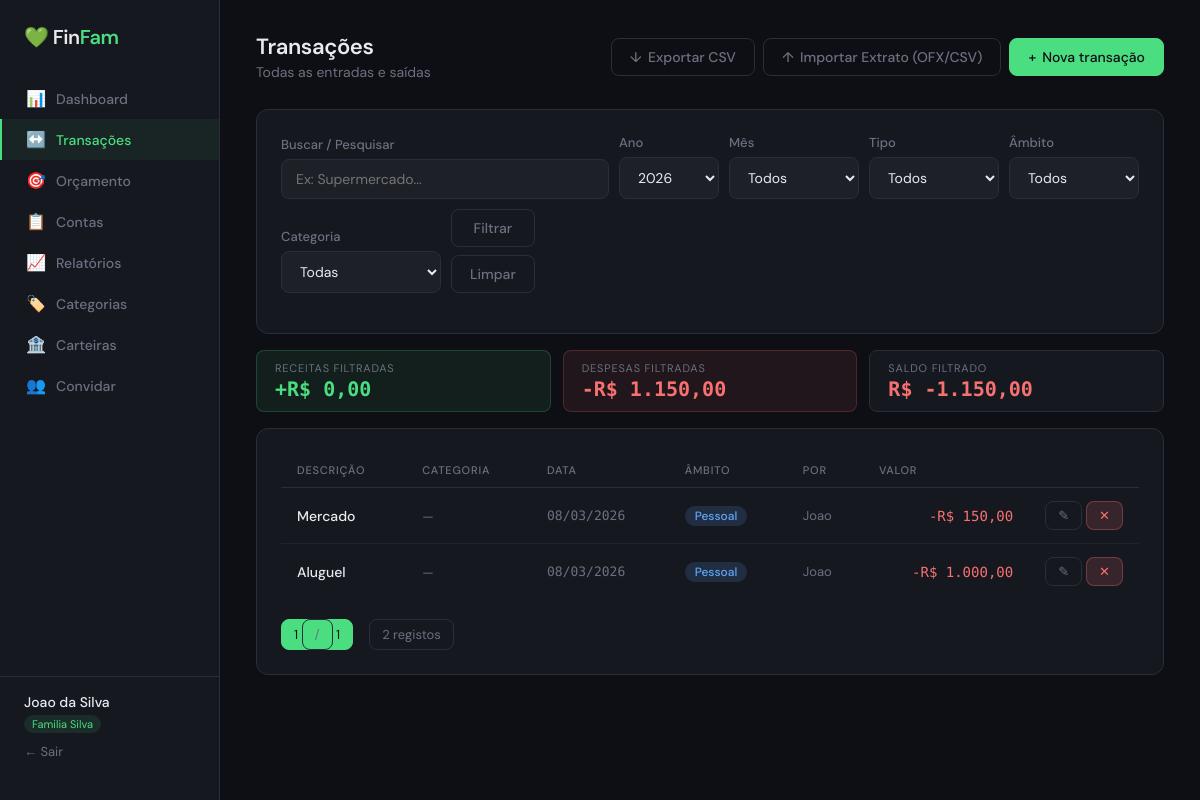
Screenshot of /transactions (signed in) with the database file from the repository.
### app/models.py (models this page shows, shortened)
class User(UserMixin, db.Model):
    __tablename__ = 'users'
    id = db.Column(db.Integer, primary_key=True)
    name = db.Column(db.String(100), nullable=False)
    email = db.Column(db.String(150), unique=True, nullable=False)
    password_hash = db.Column(db.String(256), nullable=False)
    role = db.Column(db.String(10), default='member')  # 'admin' or 'member'
    family_id = db.Column(db.Integer, db.ForeignKey('families.id'), nullable=True)
    created_at = db.Column(db.DateTime, default=datetime.utcnow)
    family = db.relationship('Family', back_populates='members')
    transactions = db.relationship('Transaction', back_populates='user')
    bills = db.relationship('Bill', back_populates='user')
    @property
    def is_admin(self):
        return self.role == 'admin'

class Family(db.Model):
    __tablename__ = 'families'
    id = db.Column(db.Integer, primary_key=True)
    name = db.Column(db.String(100), nullable=False)
    invite_token = db.Column(db.String(64), unique=True, default=lambda: secrets.token_urlsafe(32))
    created_at = db.Column(db.DateTime, default=datetime.utcnow)
    members = db.relationship('User', back_populates='family')
    categories = db.relationship('Category', back_populates='family')
    transactions = db.relationship('Transaction', back_populates='family')
    budgets = db.relationship('Budget', back_populates='family')
    bills = db.relationship('Bill', back_populates='family')
    bank_accounts = db.relationship('BankAccount', back_populates='family')

class Transaction(db.Model):
    __tablename__ = 'transactions'
    id = db.Column(db.Integer, primary_key=True)
    description = db.Column(db.String(200), nullable=False)
    amount = db.Column(db.Float, nullable=False)
    type = db.Column(db.String(10), nullable=False)  # 'income' or 'expense'
    scope = db.Column(db.String(10), default='personal')  # 'personal' or 'family'
    date = db.Column(db.Date, default=date.today)
    created_at = db.Column(db.DateTime, default=datetime.utcnow)
    user_id = db.Column(db.Integer, db.ForeignKey('users.id'), nullable=False)
    family_id = db.Column(db.Integer, db.ForeignKey('families.id'), nullable=False)
    category_id = db.Column(db.Integer, db.ForeignKey('categories.id'), nullable=True)
    account_id = db.Column(db.Integer, db.ForeignKey('bank_accounts.id'), nullable=True)
    user = db.relationship('User', back_populates='transactions')
    family = db.relationship('Family', back_populates='transactions')
    category = db.relationship('Category', back_populates='transactions')
    account = db.relationship('BankAccount', back_populates='transactions')

### app/routes/transactions.py (the view)
@transactions_bp.route('/transactions')
@login_required
def index():
    family_id = current_user.family_id
    page = request.args.get('page', 1, type=int)
    q_filter = request.args.get('q', '').strip()
    type_filter = request.args.get('type', '')
    scope_filter = request.args.get('scope', '')
    category_filter = request.args.get('category', '')
    month_filter = request.args.get('month', '')
    year_filter = request.args.get('year', str(date.today().year))
    q = _base_query(family_id)
    q = _apply_filters(q, q_filter, type_filter, scope_filter, category_filter, month_filter, year_filter)
    transactions = q.order_by(Transaction.date.desc()).paginate(page=page, per_page=20)
    categories = Category.query.filter_by(family_id=family_id).all()
    all_filtered = _apply_filters(_base_query(family_id), q_filter, type_filter, scope_filter, category_filter, month_filter, year_filter).all()
    total_income = sum(t.amount for t in all_filtered if t.type == 'income')
    total_expense = sum(t.amount for t in all_filtered if t.type == 'expense')
    return render_template('transactions/index.html',
        transactions=transactions, categories=categories,
        q_filter=q_filter, type_filter=type_filter, scope_filter=scope_filter,
        category_filter=category_filter, month_filter=month_filter,
        year_filter=year_filter,
        total_income=total_income, total_expense=total_expense,
        years=list(range(date.today().year, date.today().year - 4, -1))
    )

### app/__init__.py (called while the page is built)
def brl(value):
    try:
        v = float(value)
        formatted = f"{abs(v):,.2f}".replace(',', 'X').replace('.', ',').replace('X', '.')
        sign = '-' if v < 0 else ''
        return f"R$ {sign}{formatted}"
    except (TypeError, ValueError):
        return "R$ 0,00"

### app/routes/transactions.py (called while the page is built)
def _base_query(family_id):
    return Transaction.query.filter_by(family_id=family_id)

def _apply_filters(q, search_q, type_filter, scope_filter, category_filter, month_filter, year_filter):
    from sqlalchemy import extract
    if search_q:
        q = q.filter(Transaction.description.ilike(f'%{search_q}%'))
    if type_filter:
        q = q.filter_by(type=type_filter)
    if scope_filter:
        q = q.filter_by(scope=scope_filter)
    if category_filter:
        q = q.filter_by(category_id=int(category_filter))
    if month_filter:
        q = q.filter(extract('month', Transaction.date) == int(month_filter))
    if year_filter:
        q = q.filter(extract('year', Transaction.date) == int(year_filter))
    return q

### app/templates/transactions/index.html (shortened to what this page needs)
{% extends 'base.html' %}
{% block content %}
<div class="page-header">
  <div>
    <h1 class="page-title">Transações</h1>
    <div class="page-subtitle">Todas as entradas e saídas</div>
  </div>
  <div class="flex gap-2">
    <a href="{{ url_for('transactions.export_csv', type=type_filter, scope=scope_filter, category=category_filter, month=month_filter, year=year_filter) }}"
      class="btn btn-ghost">
      <span aria-hidden="true">↓</span> Exportar CSV
    </a>
    <a href="{{ url_for('transactions.import_ofx') }}" class="btn btn-ghost">
      <span aria-hidden="true">↑</span> Importar Extrato (OFX/CSV)
    </a>
    <a href="{{ url_for('transactions.new') }}" class="btn btn-primary">
      <span aria-hidden="true">+</span> Nova transação
    </a>
  </div>
</div>
<section class="card mb-4" aria-label="Filtros de transação">
  <form method="GET" class="form-filters" hx-get="{{ request.path }}" hx-target="#content-container"
    hx-select="#content-container" hx-push-url="true" hx-trigger="change">
    <div class="form-group flex-col mb-0" style="flex: 2; min-width: 200px;">
      <label for="filter-q" class="form-label">Buscar / Pesquisar</label>
      <input type="search" id="filter-q" name="q" class="form-control" placeholder="Ex: Supermercado..."
        value="{{ q_filter or '' }}" hx-get="{{ request.path }}" hx-target="#content-container"
        hx-select="#content-container" hx-trigger="keyup changed delay:500ms" hx-push-url="true">
    </div>
    <div class="form-group flex-col mb-0">
      <label for="filter-year" class="form-label">Ano</label>
      <select id="filter-year" name="year" class="form-control w-sm">
        {% for y in years %}
        <option value="{{ y }}" {% if year_filter==y|string %}selected{% endif %}>{{ y }}</option>
        {% endfor %}
      </select>
    </div>
    <div class="form-group flex-col mb-0">
      <label for="filter-month" class="form-label">Mês</label>
      <select id="filter-month" name="month" class="form-control w-md">
        <option value="">Todos</option>
      </select>
    </div>
    <div class="form-group flex-col mb-0">
      <label for="filter-type" class="form-label">Tipo</label>
      <select id="filter-type" name="type" class="form-control w-md">
        <option value="" {% if not type_filter %}selected{% endif %}>Todos</option>
      </select>
    </div>
    <div class="form-group flex-col mb-0">
      <label for="filter-scope" class="form-label">Âmbito</label>
      <select id="filter-scope" name="scope" class="form-control w-md">
        <option value="" {% if not scope_filter %}selected{% endif %}>Todos</option>
      </select>
    </div>
    <div class="form-group flex-col mb-0">
      <label for="filter-category" class="form-label">Categoria</label>
      <select id="filter-category" name="category" class="form-control w-lg">
        <option value="">Todas</option>
      </select>
    </div>
    <div class="form-group flex-row mb-0 gap-2">
      <button type="submit" class="btn btn-ghost">Filtrar</button>
      <a href="{{ url_for('transactions.index') }}" class="btn btn-ghost" hx-get="{{ url_for('transactions.index') }}"
        hx-target="#content-container" hx-select="#content-container" hx-push-url="true">Limpar</a>
    </div>
  </form>
</section>
<section class="totals-bar" aria-label="Resumo">
  <div class="total-card total-card-income">
    <div class="total-label">Receitas filtradas</div>
    <div class="mono total-value text-income">+{{ total_income|brl }}</div>
  </div>
  <div class="total-card total-card-expense">
    <div class="total-label">Despesas filtradas</div>
    <div class="mono total-value text-expense">-{{ total_expense|brl }}</div>
  </div>
  <div class="total-card total-card-balance">
    <div class="total-label">Saldo filtrado</div>
    {% set bal = total_income - total_expense %}
    <div class="mono total-value {% if bal >= 0 %}text-income{% else %}text-expense{% endif %}">{{ bal|brl }}</div>
  </div>
</section>
<section class="card" aria-label="Lista de transações">
  {% if transactions.items %}
  <div class="table-responsive">
    <table class="table">
      <thead>
        <tr>
          <th scope="col">Descrição</th>
          <th scope="col">Categoria</th>
          <th scope="col">Data</th>
          <th scope="col">Âmbito</th>
          <th scope="col">Por</th>
          <th scope="col" class="text-right">Valor</th>
          <th scope="col" style="width:90px;">
          </th>
        </tr>
      </thead>
      <tbody>
        {% for t in transactions.items %}
        <tr>
          <td class="font-medium">{{ t.description }}</td>
          <td>
            {% if t.category %}
            <span class="flex items-center gap-1 text-sm text-muted">
              <span
                style="width:8px;height:8px;border-radius:50%;background:{{ t.category.color }};display:inline-block;"
                aria-hidden="true"></span>
              <span aria-hidden="true">{{ t.category.icon }}</span> {{ t.category.name }}
            </span>
            {% else %}<span class="text-muted text-sm">—</span>{% endif %}
          </td>
          <td class="mono text-sm text-muted">{{ t.date.strftime('%d/%m/%Y') }}</td>
          <td><span class="badge badge-{{ t.scope }}">{{ 'Pessoal' if t.scope == 'personal' else '👨‍👩‍👧 Família'
              }}</span></td>
          <td class="text-sm text-muted">{{ t.user.name.split()[0] }}</td>
          <td class="text-right">
            <span class="amount-{{ t.type }}">{{ '+' if t.type == 'income' else '-' }}{{ t.amount|brl }}</span>
          </td>
          <td>
            <div class="flex gap-1 justify-between text-right">
              <a href="{{ url_for('transactions.edit', id=t.id) }}" class="btn btn-ghost btn-sm"
                aria-label="Editar transação">✎</a>
              <form method="POST" action="{{ url_for('transactions.delete', id=t.id) }}"
                data-confirm="Tem a certeza que quer eliminar esta transação? Esta ação não pode ser desfeita.">
                <button type="submit" class="btn btn-danger btn-sm" aria-label="Eliminar transação">✕</button>
              </form>
            </div>
          </td>
        </tr>
        {% endfor %}
      </tbody>
    </table>
  </div>
  <nav class="pagination" aria-label="Paginação">
    <span class="current" aria-current="page">{{ transactions.page }} <span class="sr-only">de</span> <span
        aria-hidden="true">/</span> {{ transactions.pages }}</span>
    <span class="text-sm text-muted" style="margin-left:8px;">{{ transactions.total }} registos</span>
  </nav>
  {% endif %}
</section>
{% endblock %}

### app/templates/base.html (shortened to what this page needs)
<!DOCTYPE html>
<html lang="pt">
<head>
  <link rel="stylesheet" href="{{ url_for('static', filename='css/style.css') }}">
</head>
<body hx-ext="preload">
  {% if current_user.is_authenticated %}
  <aside class="sidebar" id="sidebar" role="navigation" aria-label="Menu Principal">
    <div class="sidebar-logo" style="display:flex; justify-content:space-between; width:100%;">
      <div aria-hidden="true">💚 <span>Fin</span>Fam</div>
    </div>
    <nav class="sidebar-nav">
      <a href="{{ url_for('dashboard.index') }}"
        class="nav-item {% if request.endpoint == 'dashboard.index' %}active{% endif %}">
        <span class="icon" aria-hidden="true">📊</span> Dashboard
      </a>
      <a href="{{ url_for('transactions.index') }}"
        class="nav-item {% if 'transactions' in request.endpoint %}active{% endif %}">
        <span class="icon" aria-hidden="true">↔️</span> Transações
      </a>
      <a href="{{ url_for('budget.index') }}" class="nav-item {% if 'budget' in request.endpoint %}active{% endif %}">
        <span class="icon" aria-hidden="true">🎯</span> Orçamento
      </a>
      <a href="{{ url_for('bills.index') }}" class="nav-item {% if 'bills' in request.endpoint %}active{% endif %}">
        <span class="icon" aria-hidden="true">📋</span> Contas
      </a>
      <a href="{{ url_for('reports.index') }}" class="nav-item {% if 'reports' in request.endpoint %}active{% endif %}">
        <span class="icon" aria-hidden="true">📈</span> Relatórios
      </a>
      <a href="{{ url_for('categories.index') }}"
        class="nav-item {% if 'categories' in request.endpoint %}active{% endif %}">
        <span class="icon" aria-hidden="true">🏷️</span> Categorias
      </a>
      <a href="{{ url_for('accounts.index') }}"
        class="nav-item {% if 'accounts' in request.endpoint %}active{% endif %}">
        <span class="icon" aria-hidden="true">🏦</span> Carteiras
      </a>
      {% if current_user.is_admin %}
      <a href="{{ url_for('auth.invite') }}"
        class="nav-item {% if request.endpoint == 'auth.invite' %}active{% endif %}">
        <span class="icon" aria-hidden="true">👥</span> Convidar
      </a>
      {% endif %}
    </nav>
    <div class="sidebar-footer">
      <div class="user-name">{{ current_user.name }}</div>
      {% if current_user.family %}
      <span class="family-badge">{{ current_user.family.name }}</span>
      {% endif %}
      <a href="{{ url_for('auth.logout') }}" class="logout-link">← Sair</a>
    </div>
  </aside>
  {% endif %}
  <main class="main" id="main-content" >
    <div id="content-container">
      {% block content %}{% endblock %}
    </div>
  </main>
</body>
</html>

### app/templates/transactions/index.html (style rules this page uses)
.text-income { color: var(--income); }
.text-expense { color: var(--expense); }

### rows the page displays
User: name "Joao da Silva"
Family: family.name "Familia Silva"
Transaction: description "Mercado", date "08/03/2026", scope "Pessoal", user.name "Joao", type "-", amount|brl "R$ 150,00"
Transaction: description "Aluguel", date "08/03/2026", scope "Pessoal", user.name "Joao", type "-", amount|brl "R$ 1.000,00"

### other values shown
{{ total_income|brl }} "R$ 0,00"
{{ total_expense|brl }} "R$ 1.150,00"
{{ bal|brl }} "R$ -1.150,00"
{{ transactions.page }} "1"
{{ transactions.pages }} "1"
{{ transactions.total }} "2"
form field year "2026"
